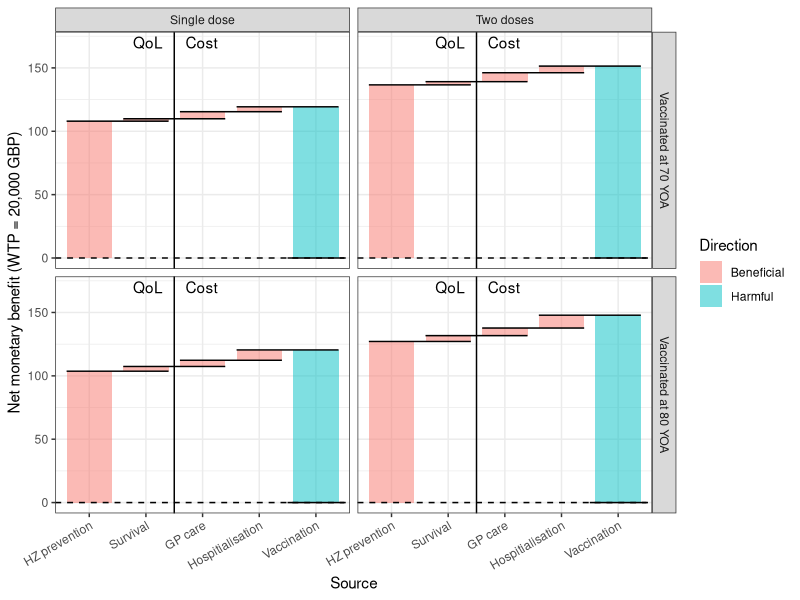
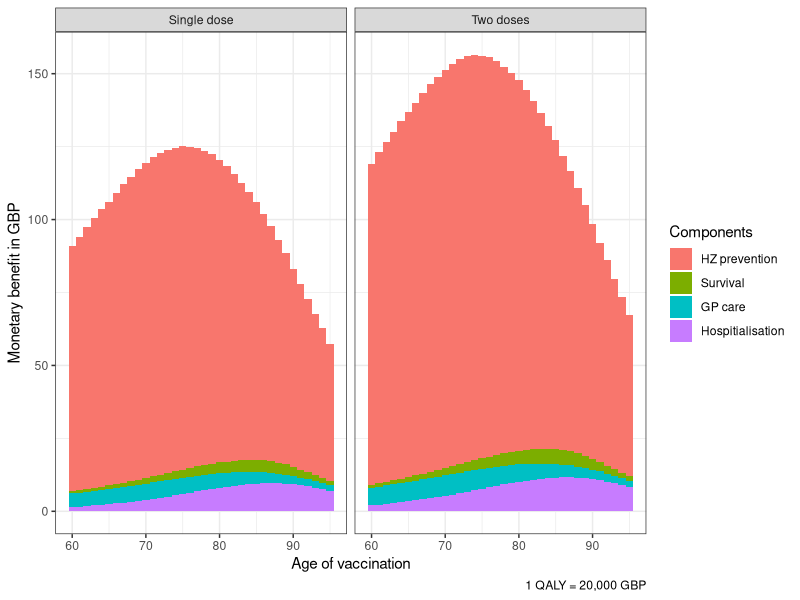
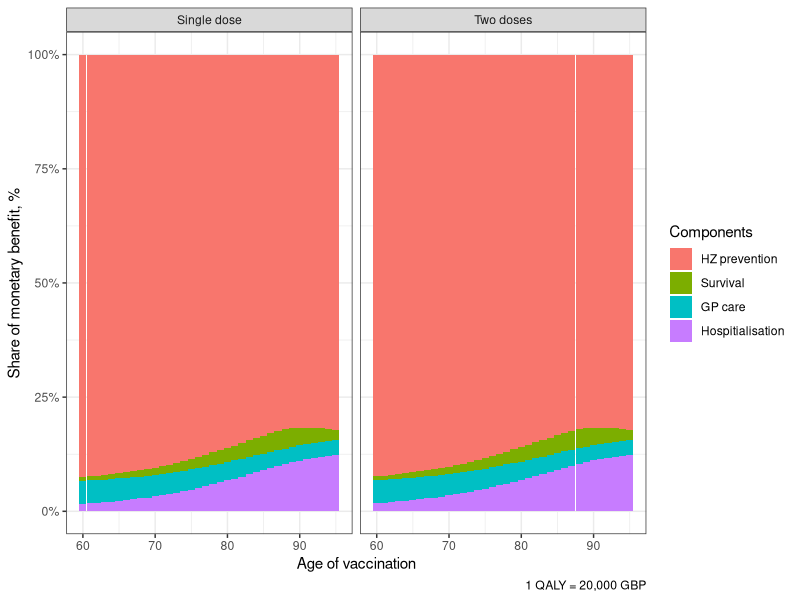
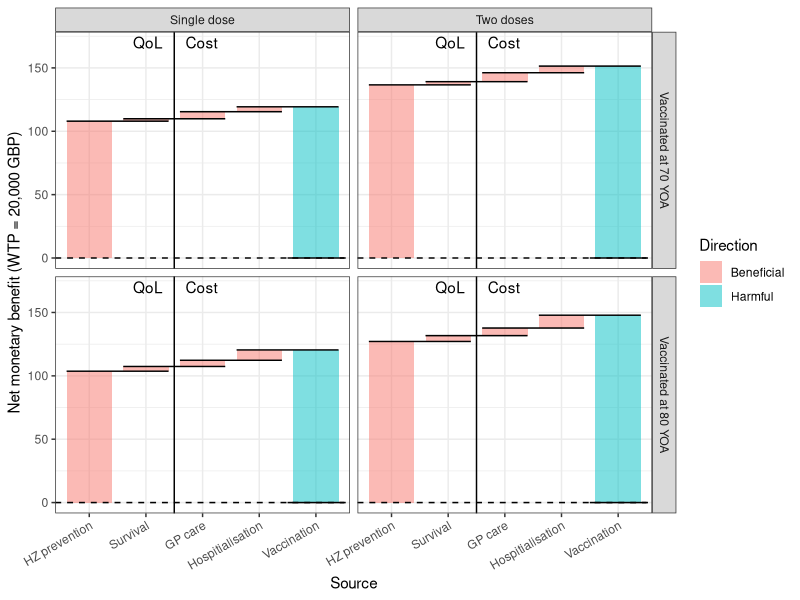
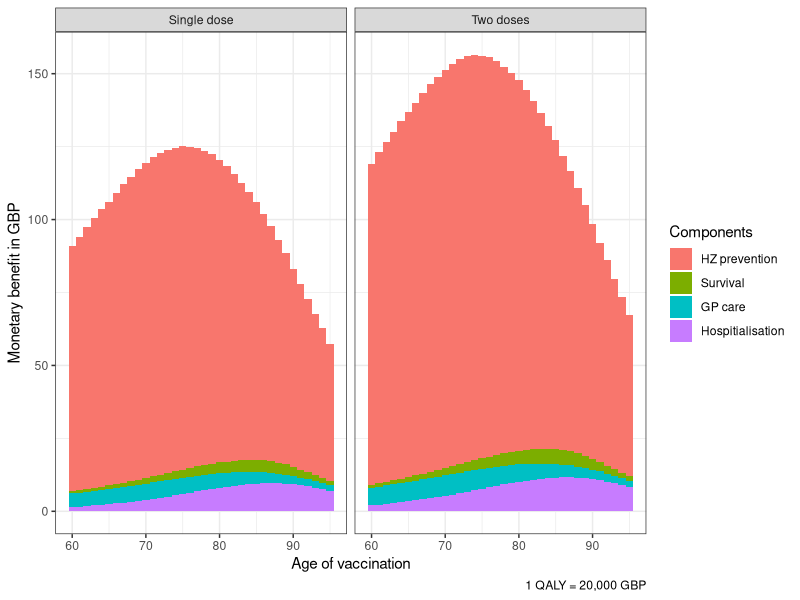
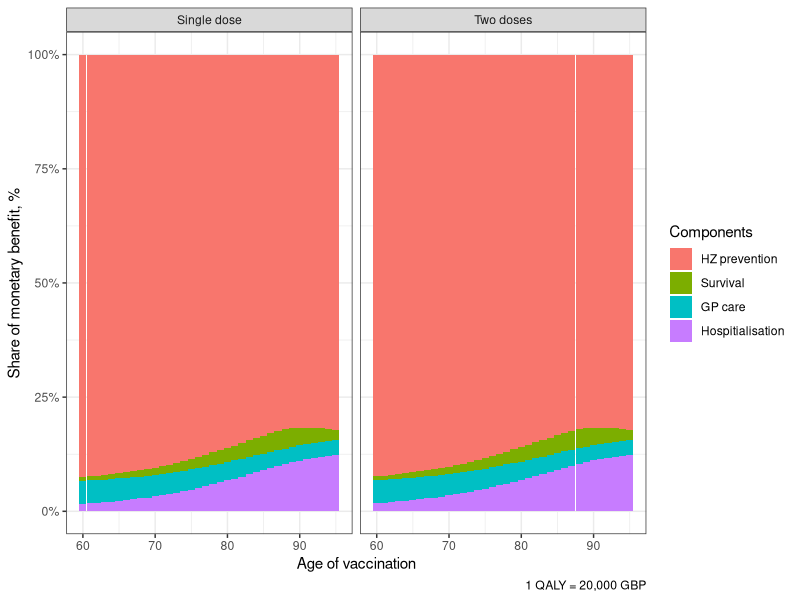

The R source for these figures, in order:
library(tidyverse)

theme_set(theme_bw())



dat <- read_csv(here::here("docs", "tabs", "stats_ce_rzv_realworld.csv"))


labs_comp <- c(
  "dQ_HZ_d" = "HZ prevention",
  "dQ_Life_d" = "Survival", 
  "dC_GP_d" = "GP care",
  "dC_Hosp_d" = "Hospitialisation",
  "dC_VacRZV_d" = "Vaccination"
)


waterfall <- dat %>% 
  select(Age0, Arm, 
         dQ_HZ_d = dQ_HZ_d_M, dQ_Life_d = dQ_Life_d_M, 
         dC_Hosp_d = dC_Hosp_d_M, dC_GP_NonPHN_d = dC_GP_NonPHN_d_M,
         dC_GP_PHN_d = dC_GP_PHN_d_M, 
         dC_VacRZV_d = dC_VacRZV_d_M, dN_VacRZV_d = dN_VacRZV_d_M) %>%
  mutate(
    dC_GP_d = dC_GP_NonPHN_d + dC_GP_PHN_d,
    Thres = (2e4 * (dQ_HZ_d + dQ_Life_d) - dC_Hosp_d - dC_GP_d) / dN_VacRZV_d,
    dC_VacRZV_d = Thres * dN_VacRZV_d
  ) %>% 
  select(Age0, Arm, dQ_HZ_d, dQ_Life_d, dC_Hosp_d, dC_GP_d, dC_VacRZV_d) %>% 
  pivot_longer(-c(Age0, Arm), names_to = "Index") %>% 
  mutate(
    Arm = factor(Arm, c("Vac1", "Vac")),
    Type = ifelse(startsWith(Index, "dQ"), "QoL", "Cost"),
    Index = factor(Index, names(labs_comp)),
    id = as.numeric(Index),
    MB = ifelse(Type == "QoL", value * 2e4, -value)
  )



g_wf <- waterfall %>% 
  group_by(Age0, Arm) %>% 
  arrange(Index) %>% 
  mutate(
    y1 = cumsum(MB),
    y0 = c(0, y1[-n()]),
    Direction = ifelse(MB > 0, "Beneficial", "Harmful")
  ) %>% 
  filter(Age0 %in% c(70, 80)) %>% 
  ggplot() +
  geom_rect(aes(x = Index, xmin = id - 0.4, xmax = id + 0.4, ymin = y0, ymax = y1, fill = Direction), alpha = 0.5) +
  geom_segment(aes(x=ifelse(id == last(id), last(id) - 0.5, id - 0.4), 
                   xend=ifelse(id == last(id), last(id) + 0.5, id + 1.4), 
                   y=y1, 
                   yend=y1)) +
  geom_hline(yintercept = 0, linetype = 2) +
  geom_vline(xintercept = 2.5) +
  annotate("text", x = 2.3, y = 170, label = "QoL", hjust = 1) +
  annotate("text", x = 2.7, y = 170, label = "Cost", hjust = 0) +
  scale_y_continuous("Net monetary benefit (WTP = 20,000 GBP)") + 
  scale_x_discrete("Source", labels = labs_comp) +
  facet_grid(Age0~Arm, labeller = labeller(
    Arm = c(Vac = "Two doses", Vac1 = "Single dose"),
    Age0 = c("70" = "Vaccinated at 70 YOA", "80" = "Vaccinated at 80 YOA")
  )) +
  theme(axis.text.x = element_text(angle = 30, hjust = 1))


g_comp_stack <- waterfall %>% 
  group_by(Age0, Arm) %>% 
  filter(Index != "dC_VacRZV_d") %>% 
  #mutate(Index = fct_rev(Index)) %>% 
  filter(Age0 <= 95) %>% 
  ggplot(aes(x = Age0)) +
  geom_bar(aes(y = MB, fill = Index), stat = "identity", position = "stack", colour = NA, width = 1) +
  scale_y_continuous("Monetary benefit in GBP") +
  scale_fill_discrete("Components", labels = labs_comp) +
  facet_grid(.~Arm, labeller = labeller(Arm = c(Vac = "Two doses", Vac1 = "Single dose"))) +
  scale_x_continuous("Age of vaccination") +
  labs(caption = "1 QALY = 20,000 GBP")


g_comp_fill <- waterfall %>% 
  group_by(Age0, Arm) %>% 
  filter(Index != "dC_VacRZV_d") %>% 
  #mutate(Index = fct_rev(Index)) %>% 
  filter(Age0 <= 95) %>% 
  ggplot(aes(x = Age0)) +
  geom_bar(aes(y = MB, fill = Index), stat = "identity", position = "fill", colour = NA, width = 1) +
  scale_fill_discrete("Components", labels = labs_comp) +
  scale_y_continuous("Share of monetary benefit, %", labels = scales::percent) +
  facet_grid(.~Arm, labeller = labeller(Arm = c(Vac = "Two doses", Vac1 = "Single dose"))) +
  scale_x_continuous("Age of vaccination") +
  labs(caption = "1 QALY = 20,000 GBP")

g_wf
g_comp_stack
g_comp_fill

ggsave(g_wf, filename = here::here("docs", "figs", "g_rzv_waterfall.png"), width = 8, height = 7.5)
ggsave(g_comp_stack, filename = here::here("docs", "figs", "g_rzv_mb_stack.png"), width = 8, height = 5.5)
ggsave(g_comp_fill, filename = here::here("docs", "figs", "g_rzv_mb_fill.png"), width = 8, height = 5.5)


  